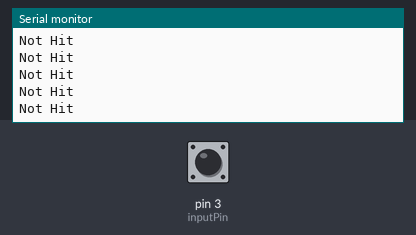
The sketch below on a simulated Arduino Uno, built with avr-gcc and run on an emulated ATmega328P. Parts: the last lines printed to the serial monitor. Inputs (shaded band) come from the test bench; at power-on: pin 3 (inputPin) HIGH.

Above: at 1.2 s.
1.3 s: pin 3 (inputPin) driven LOW
At 2.0 s:
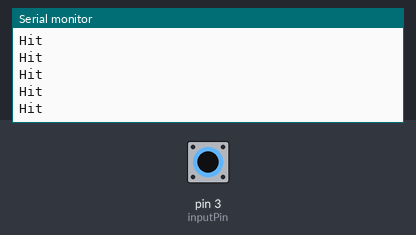
3.2 s: pin 3 (inputPin) driven HIGH
At 4.0 s:
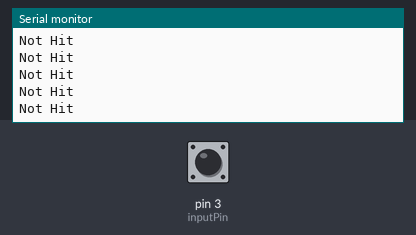
6.2 s: pin 3 (inputPin) pulsed LOW 2 times (0.12 s each, 0.3 s apart)
9.8 s: pin 3 (inputPin) driven LOW
At 10.7 s:
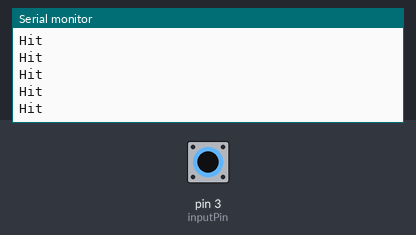

The sketch:

rev_06.ino
```cpp
#define inputPin 3  // define pin D3 for input
//#define outputPin 5

void setup() {
  pinMode(inputPin, INPUT);   // Sets the inputPin as an INPUT

 // pinMode(outputPin, OUTPUT);  // Sets the inputPin as an INPUT

  // Serial Communication is starting with 9600 of baudrate speed
  Serial.begin(9600);
}

void loop() {
  //digitalWrite(outputPin, HIGH);


  // Check if the input from pin 3 is HIGH
  if (digitalRead(inputPin) == LOW) {
    Serial.println("Hit");
  } else if (digitalRead(inputPin) == HIGH) {
    Serial.println("Not Hit");
  }

  // Add any additional code or delay as needed
}
```

Measured:
- after the input at 1.3 s, the serial monitor: prints a new line after 0.08 s (image 1)
- after the input at 9.8 s, the serial monitor: prints a new line after 0.07 s (image 3)
